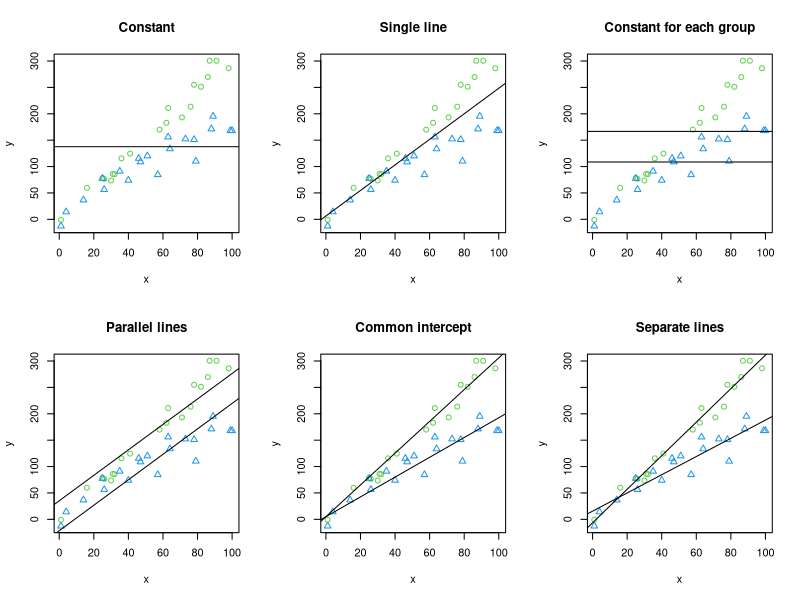

The R script that drew this image:
# generate some explanatory variables
x1 = sample(1:100, 20)
x2 = sample(1:100, 20)
# generate some data
a = 2 + 3 * x1 + rnorm(20, sd = 20)
b = 3 + 2 * x2 + rnorm(20, sd = 20)

# combine responses
y = c(a, b)
# combine explanatory variables
x = c(x1, x2)

# create group variable
group = rep(1:2, each = 20)

# constant mean model for all data (no groups)
par(mfrow = c(2, 3))
plot(x, y, pch = group, col = group + 2)
abline(h = mean(y))
title("Constant")

# simple linear regression model for all data (no groups)
plot(x, y, pch = group, col = group + 2)
abline(lm(y ~ x))
title("Single line")

# separate, constant mean for each group
plot(x, y, pch = group, col = group + 2)
abline(h = mean(a))
abline(h = mean(b))
title("Constant for each group")

# separate intercept for each group, common slope
lme = lm(y ~ x + I(rep(0:1, each = 20)))
plot(x, y, pch = group, col = group + 2)
abline(lme$coef[1], lme$coef[2])
abline(lme$coef[1] + lme$coef[3], lme$coef[2])
title("Parallel lines")

# common intercept, separate slope for each group
lmd = lm(y ~ x + I(rep(0:1, each = 20) * x))
plot(x, y, pch = group, col = group + 2)
abline(lmd$coef[1], lmd$coef[2])
abline(lmd$coef[1], lmd$coef[2] + lmd$coef[3])
title("Common intercept")

# separate intercept and slope for each group
lmf = lm(y ~ x + rep(0:1, each = 20) + I(rep(0:1, each = 20) * x))
plot(x, y, pch = group, col = group + 2)
abline(lmf$coef[1], lmf$coef[2])
abline(lmf$coef[1]  + lmf$coef[3] , lmf$coef[2] + lmf$coef[4])
title("Separate lines")